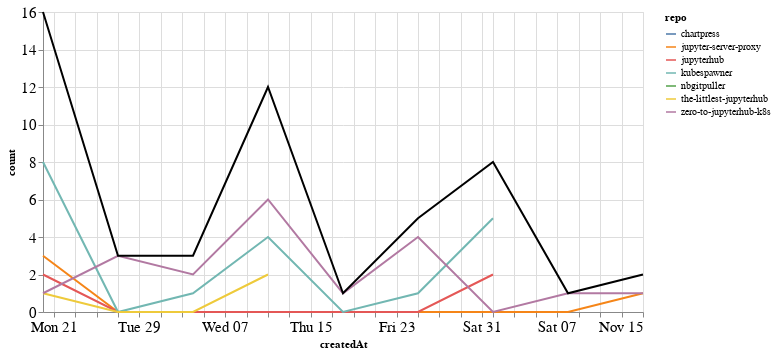

The code cell stored with this chart in its notebook:
### Markdown cell above
## Comments

### Code cell
comments_time = comments.groupby('repo').resample('W', on='createdAt').count()['author'].reset_index()
comments_time = comments_time.rename(columns={'author': 'count'})
comments_time_total = comments_time.groupby('createdAt').agg({"count": "sum"}).reset_index()
ch1 = alt.Chart(comments_time, width=600).mark_line().encode(
    x='createdAt',
    y='count',
    color='repo',
    tooltip="repo"
)

ch2 = alt.Chart(comments_time_total, width=600).mark_line(color="black").encode(
    x='createdAt',
    y='count',
)

ch1 + ch2

### Figure 1 — Vega-Lite specification as saved in the notebook (floating-point values rounded to 4 significant figures)
{"config": {"axisLeft": {"labelFontSize": 15}, "axisBottom": {"labelFontSize": 15}}, "layer": [{"data": {"name": "data-077c5d71ef5722157537c421d73e1c03"}, "mark": "line", "encoding": {"color": {"type": "nominal", "field": "repo"}, "tooltip": {"type": "nominal", "field": "repo"}, "x": {"type": "temporal", "field": "createdAt"}, "y": {"type": "quantitative", "field": "count"}}, "width": 600}, {"data": {"name": "data-182373986c9f966040b11ccb9a317136"}, "mark": {"type": "line", "color": "black"}, "encoding": {"x": {"type": "temporal", "field": "createdAt"}, "y": {"type": "quantitative", "field": "count"}}, "width": 600}], "$schema": "https://vega.github.io/schema/vega-lite/v4.8.1.json", "datasets": {"data-077c5d71ef5722157537c421d73e1c03": [{"repo": "chartpress", "createdAt": "2020-11-01T00:00:00", "count": 1}, {"repo": "jupyter-server-proxy", "createdAt": "2020-09-20T00:00:00", "count": 3}, {"repo": "jupyter-server-proxy", "createdAt": "2020-09-27T00:00:00", "count": 0}, {"repo": "jupyter-server-proxy", "createdAt": "2020-10-04T00:00:00", "count": 0}, {"repo": "jupyter-server-proxy", "createdAt": "2020-10-11T00:00:00", "count": 0}, {"repo": "jupyter-server-proxy", "createdAt": "2020-10-18T00:00:00", "count": 0}, {"repo": "jupyter-server-proxy", "createdAt": "2020-10-25T00:00:00", "count": 0}, {"repo": "jupyter-server-proxy", "createdAt": "2020-11-01T00:00:00", "count": 0}, {"repo": "jupyter-server-proxy", "createdAt": "2020-11-08T00:00:00", "count": 0}, {"repo": "jupyter-server-proxy", "createdAt": "2020-11-15T00:00:00", "count": 1}, {"repo": "jupyterhub", "createdAt": "2020-09-20T00:00:00", "count": 2}, {"repo": "jupyterhub", "createdAt": "2020-09-27T00:00:00", "count": 0}, {"repo": "jupyterhub", "createdAt": "2020-10-04T00:00:00", "count": 0}, {"repo": "jupyterhub", "createdAt": "2020-10-11T00:00:00", "count": 0}, {"repo": "jupyterhub", "createdAt": "2020-10-18T00:00:00", "count": 0}, {"repo": "jupyterhub", "createdAt": "2020-10-25T00:00:00", "count": 0}, {"repo": "jupyterhub", "createdAt": "2020-11-01T00:00:00", "count": 2}, {"repo": "kubespawner", "createdAt": "2020-09-20T00:00:00", "count": 8}, {"repo": "kubespawner", "createdAt": "2020-09-27T00:00:00", "count": 0}, {"repo": "kubespawner", "createdAt": "2020-10-04T00:00:00", "count": 1}, {"repo": "kubespawner", "createdAt": "2020-10-11T00:00:00", "count": 4}, {"repo": "kubespawner", "createdAt": "2020-10-18T00:00:00", "count": 0}, {"repo": "kubespawner", "createdAt": "2020-10-25T00:00:00", "count": 1}, {"repo": "kubespawner", "createdAt": "2020-11-01T00:00:00", "count": 5}, {"repo": "nbgitpuller", "createdAt": "2020-09-20T00:00:00", "count": 1}, {"repo": "the-littlest-jupyterhub", "createdAt": "2020-09-20T00:00:00", "count": 1}, {"repo": "the-littlest-jupyterhub", "createdAt": "2020-09-27T00:00:00", "count": 0}, {"repo": "the-littlest-jupyterhub", "createdAt": "2020-10-04T00:00:00", "count": 0}, {"repo": "the-littlest-jupyterhub", "createdAt": "2020-10-11T00:00:00", "count": 2}, {"repo": "zero-to-jupyterhub-k8s", "createdAt": "2020-09-20T00:00:00", "count": 1}, {"repo": "zero-to-jupyterhub-k8s", "createdAt": "2020-09-27T00:00:00", "count": 3}, {"repo": "zero-to-jupyterhub-k8s", "createdAt": "2020-10-04T00:00:00", "count": 2}, {"repo": "zero-to-jupyterhub-k8s", "createdAt": "2020-10-11T00:00:00", "count": 6}, {"repo": "zero-to-jupyterhub-k8s", "createdAt": "2020-10-18T00:00:00", "count": 1}, {"repo": "zero-to-jupyterhub-k8s", "createdAt": "2020-10-25T00:00:00", "count": 4}, {"repo": "zero-to-jupyterhub-k8s", "createdAt": "2020-11-01T00:00:00", "count": 0}, {"repo": "zero-to-jupyterhub-k8s", "createdAt": "2020-11-08T00:00:00", "count": 1}, {"repo": "zero-to-jupyterhub-k8s", "createdAt": "2020-11-15T00:00:00", "count": 1}], "data-182373986c9f966040b11ccb9a317136": [{"createdAt": "2020-09-20T00:00:00", "count": 16}, {"createdAt": "2020-09-27T00:00:00", "count": 3}, {"createdAt": "2020-10-04T00:00:00", "count": 3}, {"createdAt": "2020-10-11T00:00:00", "count": 12}, {"createdAt": "2020-10-18T00:00:00", "count": 1}, {"createdAt": "2020-10-25T00:00:00", "count": 5}, {"createdAt": "2020-11-01T00:00:00", "count": 8}, {"createdAt": "2020-11-08T00:00:00", "count": 1}, {"createdAt": "2020-11-15T00:00:00", "count": 2}]}}
